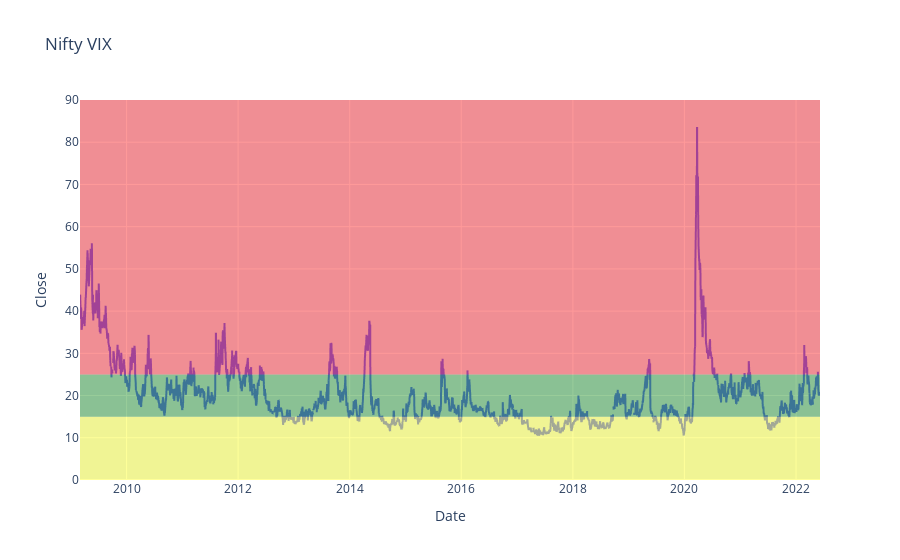

Notebook cell for this chart:
### Code cell
# VIX Chart

fig = px.line(NiftyVIX, x='Date', y='Close',
              hover_data={"Date": "|%B %d, %Y"},
              title='Nifty VIX')

fig.add_hrect(y0=0, y1=15, line_width=0, fillcolor="yellow", opacity=0.4)
fig.add_hrect(y0=15, y1=25, line_width=0, fillcolor="green", opacity=0.4)
fig.add_hrect(y0=25, y1=90, line_width=0, fillcolor="red", opacity=0.4)

fig.show()

### Figure 1 — Plotly figure (JSON) as saved in the notebook; plotly's stock layout.template omitted (floating-point values rounded to 4 significant figures; data arrays with more than 128 entries replaced by an {"elided": "..."} marker saying what was removed)
{"data": [{"hovertemplate": "Date=%{x|%B %d, %Y}<br>Close=%{y}<extra></extra>", "legendgroup": "", "line": {"color": "#636efa", "dash": "solid"}, "marker": {"symbol": "circle"}, "mode": "lines", "name": "", "showlegend": false, "type": "scattergl", "x": {"elided": "3326 str values"}, "xaxis": "x", "y": {"elided": "3326 float values"}, "yaxis": "y"}], "layout": {"legend": {"tracegroupgap": 0}, "shapes": [{"fillcolor": "yellow", "line": {"width": 0}, "opacity": 0.4, "type": "rect", "x0": 0, "x1": 1, "xref": "x domain", "y0": 0, "y1": 15, "yref": "y"}, {"fillcolor": "green", "line": {"width": 0}, "opacity": 0.4, "type": "rect", "x0": 0, "x1": 1, "xref": "x domain", "y0": 15, "y1": 25, "yref": "y"}, {"fillcolor": "red", "line": {"width": 0}, "opacity": 0.4, "type": "rect", "x0": 0, "x1": 1, "xref": "x domain", "y0": 25, "y1": 90, "yref": "y"}], "title": {"text": "Nifty VIX"}, "xaxis": {"anchor": "y", "domain": [0, 1], "title": {"text": "Date"}}, "yaxis": {"anchor": "x", "domain": [0, 1], "title": {"text": "Close"}}}}
